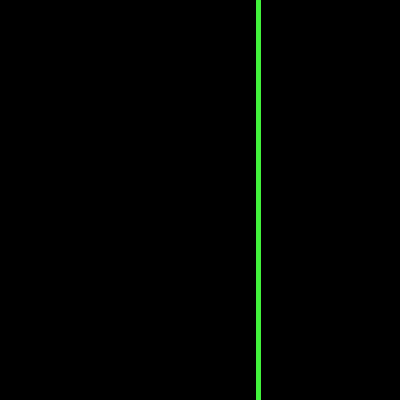
Frame 1 (no input)
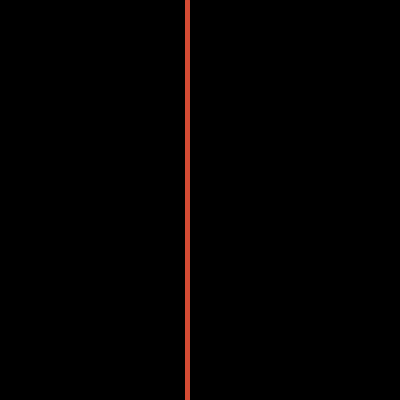
Frame 60 (the mouse pressed at the canvas centre just before this capture)
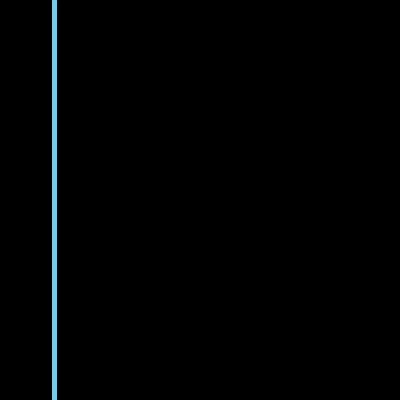
Frame 120 (the mouse held since frame 60 and released just before this capture)

The Processing sketch that drew these frames (run headless with seeded random() and noise(); from frame 60 on, the mouse is pressed at the canvas centre):

// Processing sketch: Challenge_12
// ── Challenge_12.pde
void setup() {
 size(400,400);
 strokeWeight(5);
}
 

void draw() {
 float distance = random(400);
  background(0);
 stroke(random(255),random(255),random(255)); 
 line(distance,0,distance,400);
 //  line(0,distance,400,distance);
 // Uncomment for vertical lines....
}
